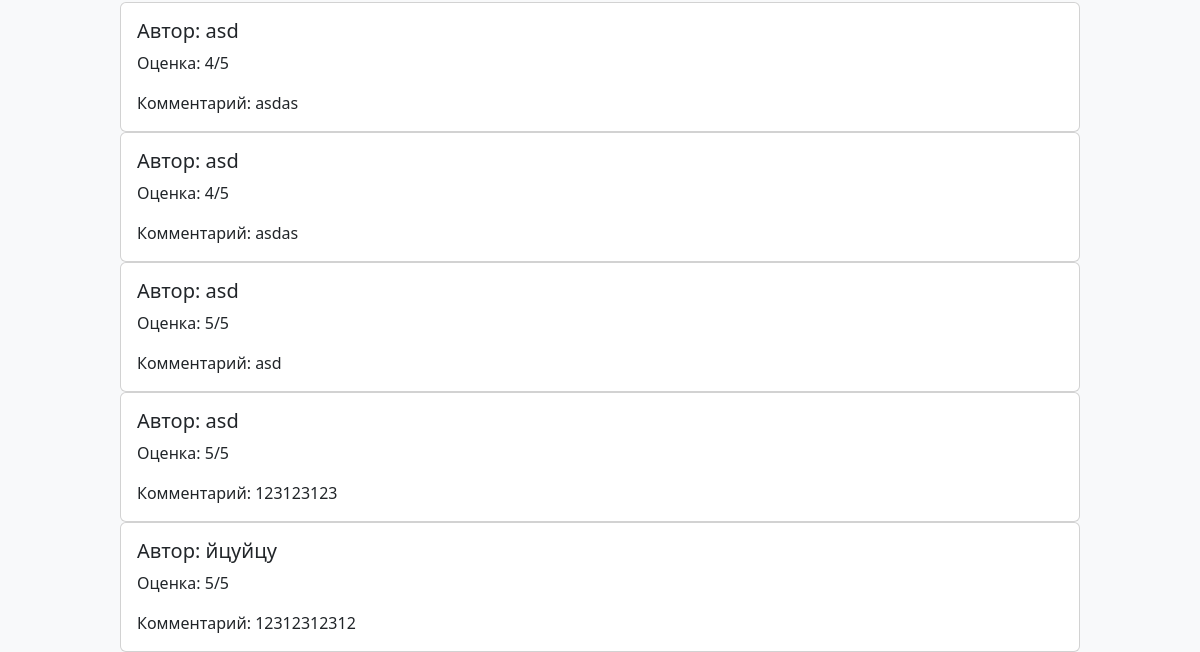
/product/1/ (lower part), run on an earlier commit of the app's database.
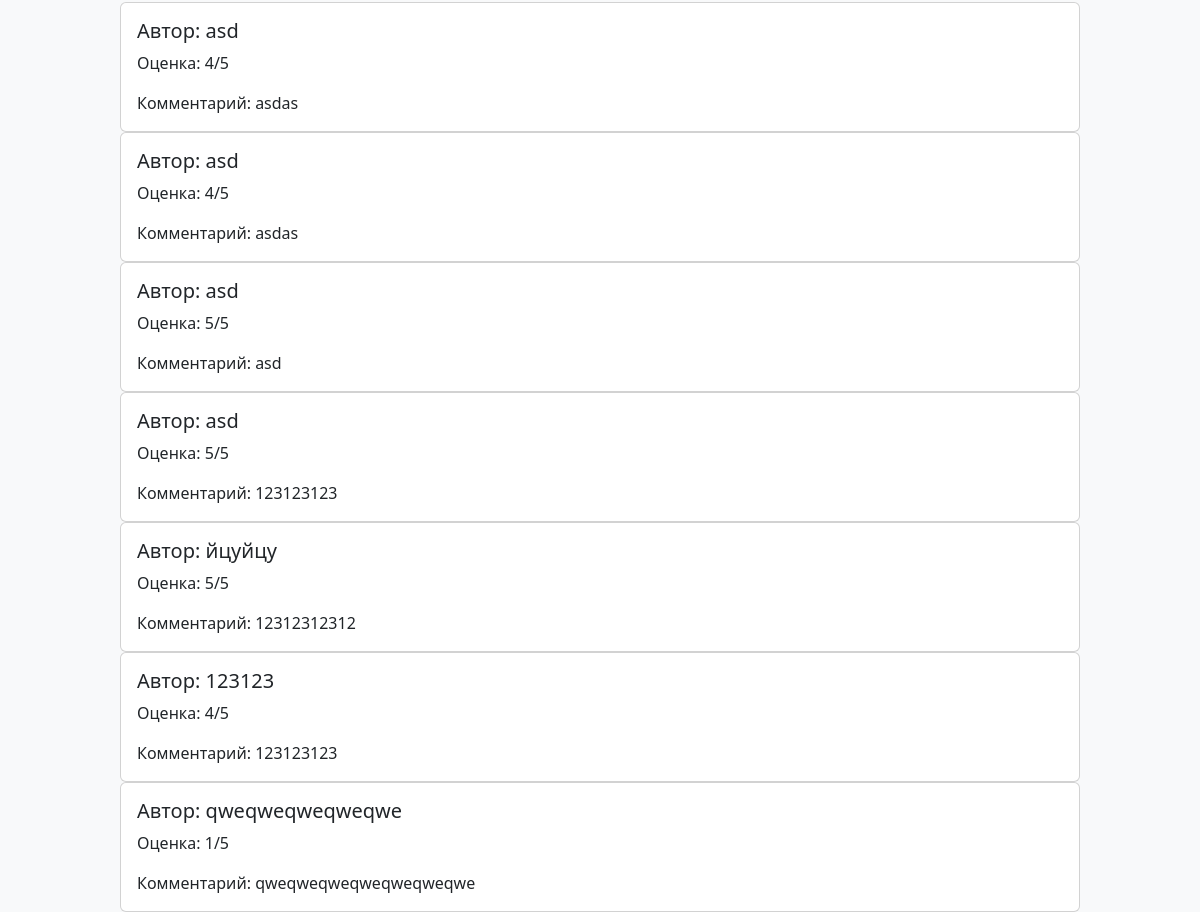
And on a later commit of the database.
### Product/models.py (models this page shows)
class Review(models.Model):
    author = models.CharField(max_length=100)
    rating = models.PositiveIntegerField(choices=[(1, '1'), (2, '2'), (3, '3'), (4, '4'), (5, '5')])
    comment = models.TextField()
    product = models.ForeignKey(Product, related_name='reviews', on_delete=models.CASCADE)
    created_at = models.DateTimeField(auto_now_add=True)

### Product/views.py (the view)
# urls.py: path('product/<int:id>/', product_views.product_detail_view,name='product_detail_view'),
def product_detail_view(request, id):
    product = get_object_or_404(Product, id=id)
    if request.method == 'POST':
        form = ReviewForm(request.POST)
        if form.is_valid():
            review = form.save(commit=False)
            review.product = product
            review.save()
            return HttpResponseRedirect(f'/product/{id}/')
    else:
        form = ReviewForm()
    context_data = {
        "product": product,
        "form": form
    }
    return render(request, 'products/detail.html', context=context_data)

### templates/products/detail.html (shortened to what this page needs)
{% extends "layouts/index.html" %}
{% block content %}
<div class="reviews" style="width: 80%; margin: 0 auto;">
  {% for review in product.reviews.all %}
  <div class="card">
    <div class="card-body">
      <h5 class="card-title">Автор: {{ review.author }}</h5>
      <p class="card-text">Оценка: {{ review.rating }}/5</p>
      <p class="card-text">Комментарий: {{ review.comment }}</p>
    </div>
  </div>
  {% endfor %}
</div>
{% endblock %}

What changed in the data, as far as the page shows it:
added Review: author "123123", rating "4", comment "123123123"
added Review: author "qweqweqweqweqwe", rating "1", comment "qweqweqweqweqweqweqwe"
